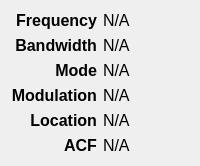
            <widget class="QWidget" name="widget_5" native="true">
             <layout class="QGridLayout" name="gridLayout_4">
              <item row="5" column="1">
               <widget class="QLabel" name="acf_lab">
                <property name="sizePolicy">
                 <sizepolicy hsizetype="Expanding" vsizetype="Preferred">
                  <horstretch>0</horstretch>
                  <verstretch>0</verstretch>
                 </sizepolicy>
                </property>
                <property name="font">
                 <font>
                  <pointsize>12</pointsize>
                 </font>
                </property>
                <property name="text">
                 <string>N/A</string>
                </property>
               </widget>
              </item>
              <item row="0" column="1">
               <widget class="QLabel" name="freq_lab">
                <property name="sizePolicy">
                 <sizepolicy hsizetype="Expanding" vsizetype="Preferred">
                  <horstretch>0</horstretch>
                  <verstretch>0</verstretch>
                 </sizepolicy>
                </property>
                <property name="font">
                 <font>
                  <pointsize>12</pointsize>
                 </font>
                </property>
                <property name="text">
                 <string>N/A</string>
                </property>
               </widget>
              </item>
              <item row="2" column="0">
               <widget class="QLabel" name="label_5">
                <property name="sizePolicy">
                 <sizepolicy hsizetype="Minimum" vsizetype="Preferred">
                  <horstretch>0</horstretch>
                  <verstretch>0</verstretch>
                 </sizepolicy>
                </property>
                <property name="minimumSize">
                 <size>
                  <width>0</width>
                  <height>0</height>
                 </size>
                </property>
                <property name="font">
                 <font>
                  <pointsize>12</pointsize>
                  <weight>75</weight>
                  <bold>true</bold>
                 </font>
                </property>
                <property name="text">
                 <string>Mode</string>
                </property>
                <property name="alignment">
                 <set>Qt::AlignRight|Qt::AlignTrailing|Qt::AlignVCenter</set>
                </property>
               </widget>
              </item>
              <item row="2" column="1">
               <widget class="QLabel" name="mode_lab">
                <property name="sizePolicy">
                 <sizepolicy hsizetype="Expanding" vsizetype="Preferred">
                  <horstretch>0</horstretch>
                  <verstretch>0</verstretch>
                 </sizepolicy>
                </property>
                <property name="font">
                 <font>
                  <pointsize>12</pointsize>
                 </font>
                </property>
                <property name="text">
                 <string>N/A</string>
                </property>
               </widget>
              </item>
              <item row="3" column="1">
               <widget class="QLabel" name="modul_lab">
                <property name="sizePolicy">
                 <sizepolicy hsizetype="Expanding" vsizetype="Preferred">
                  <horstretch>0</horstretch>
                  <verstretch>0</verstretch>
                 </sizepolicy>
                </property>
                <property name="font">
                 <font>
                  <pointsize>12</pointsize>
                 </font>
                </property>
                <property name="text">
                 <string>N/A</string>
                </property>
               </widget>
              </item>
              <item row="0" column="0">
               <widget class="QLabel" name="label_3">
                <property name="sizePolicy">
                 <sizepolicy hsizetype="Minimum" vsizetype="Preferred">
                  <horstretch>0</horstretch>
                  <verstretch>0</verstretch>
                 </sizepolicy>
                </property>
                <property name="minimumSize">
                 <size>
                  <width>0</width>
                  <height>0</height>
                 </size>
                </property>
                <property name="font">
                 <font>
                  <pointsize>12</pointsize>
                  <weight>75</weight>
                  <bold>true</bold>
                 </font>
                </property>
                <property name="text">
                 <string>Frequency</string>
                </property>
                <property name="alignment">
                 <set>Qt::AlignRight|Qt::AlignTrailing|Qt::AlignVCenter</set>
                </property>
               </widget>
              </item>
              <item row="1" column="1">
               <widget class="QLabel" name="band_lab">
                <property name="sizePolicy">
                 <sizepolicy hsizetype="Expanding" vsizetype="Preferred">
                  <horstretch>0</horstretch>
                  <verstretch>0</verstretch>
                 </sizepolicy>
                </property>
                <property name="font">
                 <font>
                  <pointsize>12</pointsize>
                 </font>
                </property>
                <property name="text">
                 <string>N/A</string>
                </property>
               </widget>
              </item>
              <item row="3" column="0">
               <widget class="QLabel" name="label_6">
                <property name="sizePolicy">
                 <sizepolicy hsizetype="Minimum" vsizetype="Preferred">
                  <horstretch>0</horstretch>
                  <verstretch>0</verstretch>
                 </sizepolicy>
                </property>
                <property name="minimumSize">
                 <size>
                  <width>0</width>
                  <height>0</height>
                 </size>
                </property>
                <property name="font">
                 <font>
                  <pointsize>12</pointsize>
                  <weight>75</weight>
                  <bold>true</bold>
                 </font>
                </property>
                <property name="text">
                 <string>Modulation</string>
                </property>
                <property name="alignment">
                 <set>Qt::AlignRight|Qt::AlignTrailing|Qt::AlignVCenter</set>
                </property>
               </widget>
              </item>
              <item row="4" column="0">
               <widget class="QLabel" name="label_7">
                <property name="sizePolicy">
                 <sizepolicy hsizetype="Minimum" vsizetype="Preferred">
                  <horstretch>0</horstretch>
                  <verstretch>0</verstretch>
                 </sizepolicy>
                </property>
                <property name="minimumSize">
                 <size>
                  <width>0</width>
                  <height>0</height>
                 </size>
                </property>
                <property name="font">
                 <font>
                  <pointsize>12</pointsize>
                  <weight>75</weight>
                  <bold>true</bold>
                 </font>
                </property>
                <property name="text">
                 <string>Location</string>
                </property>
                <property name="alignment">
                 <set>Qt::AlignRight|Qt::AlignTrailing|Qt::AlignVCenter</set>
                </property>
               </widget>
              </item>
              <item row="4" column="1">
               <widget class="QLabel" name="loc_lab">
                <property name="sizePolicy">
                 <sizepolicy hsizetype="Expanding" vsizetype="Preferred">
                  <horstretch>0</horstretch>
                  <verstretch>0</verstretch>
                 </sizepolicy>
                </property>
                <property name="font">
                 <font>
                  <pointsize>12</pointsize>
                 </font>
                </property>
                <property name="text">
                 <string>N/A</string>
                </property>
               </widget>
              </item>
              <item row="1" column="0">
               <widget class="QLabel" name="label_4">
                <property name="sizePolicy">
                 <sizepolicy hsizetype="Minimum" vsizetype="Preferred">
                  <horstretch>0</horstretch>
                  <verstretch>0</verstretch>
                 </sizepolicy>
                </property>
                <property name="minimumSize">
                 <size>
                  <width>0</width>
                  <height>0</height>
                 </size>
                </property>
                <property name="font">
                 <font>
                  <pointsize>12</pointsize>
                  <weight>75</weight>
                  <bold>true</bold>
                 </font>
                </property>
                <property name="text">
                 <string>Bandwidth</string>
                </property>
                <property name="alignment">
                 <set>Qt::AlignRight|Qt::AlignTrailing|Qt::AlignVCenter</set>
                </property>
               </widget>
              </item>
              <item row="5" column="0">
               <widget class="QLabel" name="label_8">
                <property name="sizePolicy">
                 <sizepolicy hsizetype="Minimum" vsizetype="Preferred">
                  <horstretch>0</horstretch>
                  <verstretch>0</verstretch>
                 </sizepolicy>
                </property>
                <property name="minimumSize">
                 <size>
                  <width>0</width>
                  <height>0</height>
                 </size>
                </property>
                <property name="font">
                 <font>
                  <pointsize>12</pointsize>
                  <weight>75</weight>
                  <bold>true</bold>
                 </font>
                </property>
                <property name="text">
                 <string>ACF</string>
                </property>
                <property name="alignment">
                 <set>Qt::AlignRight|Qt::AlignTrailing|Qt::AlignVCenter</set>
                </property>
               </widget>
              </item>
             </layout>
            </widget>
